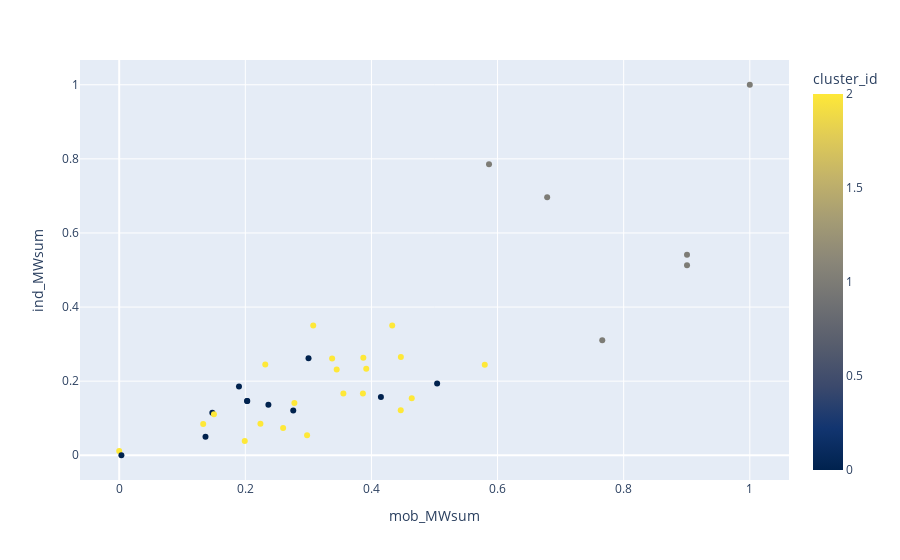

The cell this chart's notebook holds for it:
### Code cell
plot_clusters (X_scaled, 'mob_MWsum', 'ind_MWsum')

### Figure 1 — Plotly figure (JSON) as saved in the notebook; plotly's stock layout.template omitted (floating-point values rounded to 4 significant figures)
{"data": [{"hovertemplate": "mob_MWsum=%{x}<br>ind_MWsum=%{y}<br>cluster_id=%{marker.color}<extra></extra>", "legendgroup": "", "marker": {"color": [1, 2, 2, 2, 1, 0, 0, 0, 2, 2, 2, 2, 2, 2, 2, 1, 2, 2, 2, 2, 2, 2, 2, 1, 1, 2, 0, 1, 0, 0, 0, 0, 0, 0, 0, 2, 2, 2], "coloraxis": "coloraxis", "symbol": "circle"}, "mode": "markers", "name": "", "orientation": "v", "showlegend": false, "type": "scatter", "x": [0.6786, 0.4329, 0.3077, 0.2316, 0.9004, 0.1477, 0.2028, 0.276, 0.5797, 0.3555, 0.3376, 0.2979, 0.4465, 0, 0.1332, 0.766, 0.1503, 0.224, 0.1991, 0.2778, 0.3865, 0.2599, 0.3918, 1, 0.9004, 0.3872, 0.3002, 0.5864, 0.415, 0.003495, 0.5042, 0.1899, 0.2366, 0.2031, 0.1369, 0.4467, 0.4639, 0.3449], "xaxis": "x", "y": [0.6964, 0.3502, 0.35, 0.2451, 0.541, 0.1147, 0.1466, 0.1206, 0.2444, 0.1666, 0.2613, 0.0538, 0.1213, 0.01179, 0.08437, 0.3106, 0.1108, 0.08516, 0.03835, 0.1413, 0.1666, 0.07328, 0.2335, 1, 0.5125, 0.2629, 0.262, 0.7854, 0.1574, 0, 0.1937, 0.1856, 0.1361, 0.1463, 0.05, 0.2654, 0.1535, 0.2312], "yaxis": "y"}], "layout": {"coloraxis": {"colorbar": {"title": {"text": "cluster_id"}}, "colorscale": [[0, "#00224e"], [0.1111, "#123570"], [0.2222, "#3b496c"], [0.3333, "#575d6d"], [0.4444, "#707173"], [0.5556, "#8a8678"], [0.6667, "#a59c74"], [0.7778, "#c3b369"], [0.8889, "#e1cc55"], [1, "#fee838"]]}, "legend": {"tracegroupgap": 0}, "margin": {"t": 60}, "xaxis": {"anchor": "y", "domain": [0, 1], "title": {"text": "mob_MWsum"}}, "yaxis": {"anchor": "x", "domain": [0, 1], "title": {"text": "ind_MWsum"}}}}
